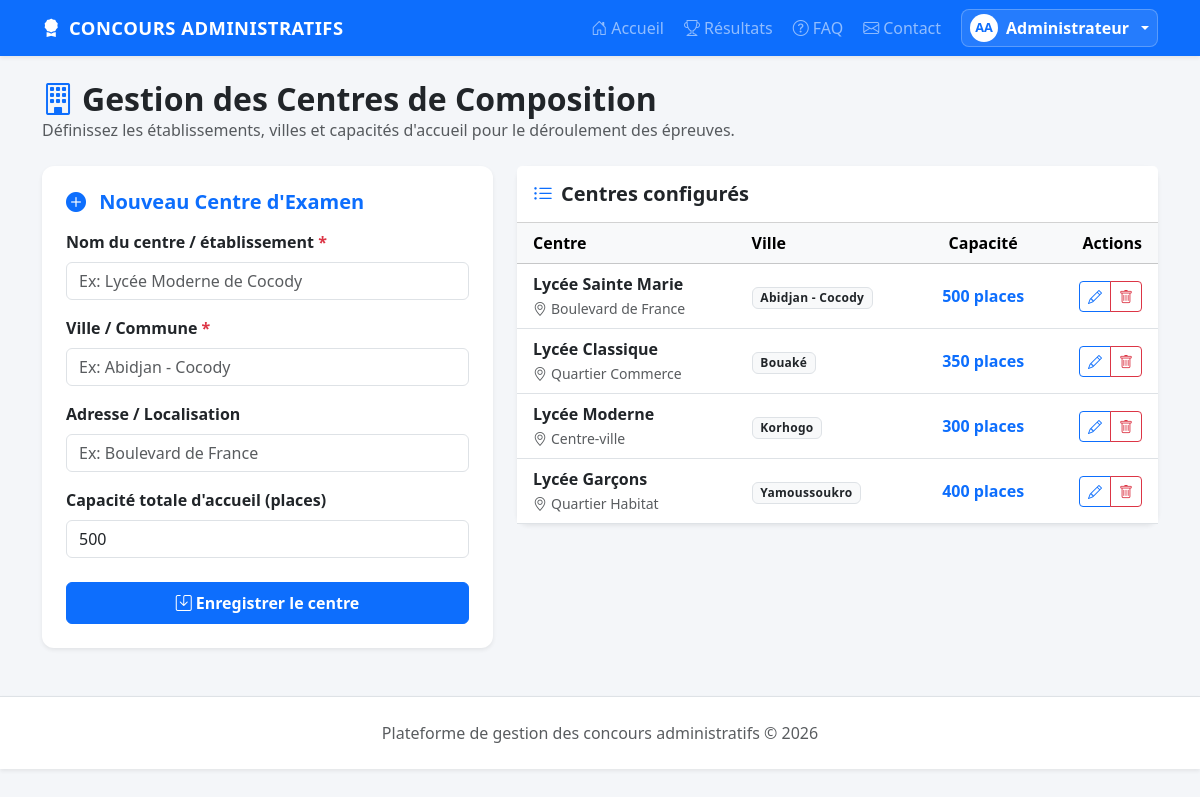
/admin/centres.php (signed in), run on the app's committed database.
### tables this page shows
CREATE TABLE IF NOT EXISTS centres (
    id INT AUTO_INCREMENT PRIMARY KEY,
    nom VARCHAR(150) NOT NULL,
    ville VARCHAR(100) NOT NULL,
    adresse VARCHAR(255) NULL,
    capacite INT DEFAULT 500,
    created_at TIMESTAMP DEFAULT CURRENT_TIMESTAMP
);

### admin/centres.php (the view, shortened to what this page needs)
<?php
require '../config/database.php';
$editCentre = null;
$centresList = $pdo->query("SELECT * FROM centres ORDER BY ville ASC, nom ASC")->fetchAll();
require '../includes/header.php';
?>
<div class="d-flex justify-content-between align-items-center mb-4 flex-wrap gap-2">
    <div>
        <h1 class="h2 fw-bold text-dark m-0"><i class="bi bi-building text-primary me-2"></i>Gestion des Centres de Composition</h1>
        <p class="text-muted m-0">Définissez les établissements, villes et capacités d'accueil pour le déroulement des épreuves.</p>
    </div>
</div>
<div class="row g-4">
    <div class="col-lg-5">
        <div class="card p-4 shadow-sm border-0">
            <h4 class="h5 fw-bold text-primary mb-3">
                <i class="bi <?= $editCentre ? 'bi-pencil-square' : 'bi-plus-circle-fill' ?> me-2"></i>
                <?= $editCentre ? 'Modifier le centre' : 'Nouveau Centre d\'Examen' ?>
            </h4>
            <form method="post" action="centres.php" class="needs-validation" novalidate>
                <div class="mb-3">
                    <label class="form-label fw-bold">Nom du centre / établissement <span class="text-danger">*</span></label>
                    <input type="text" name="nom" class="form-control" value="<?= htmlspecialchars($editCentre['nom'] ?? '') ?>" placeholder="Ex: Lycée Moderne de Cocody" required>
                </div>
                <div class="mb-3">
                    <label class="form-label fw-bold">Ville / Commune <span class="text-danger">*</span></label>
                    <input type="text" name="ville" class="form-control" value="<?= htmlspecialchars($editCentre['ville'] ?? '') ?>" placeholder="Ex: Abidjan - Cocody" required>
                </div>
                <div class="mb-3">
                    <label class="form-label fw-bold">Adresse / Localisation</label>
                    <input type="text" name="adresse" class="form-control" value="<?= htmlspecialchars($editCentre['adresse'] ?? '') ?>" placeholder="Ex: Boulevard de France">
                </div>
                <div class="mb-4">
                    <label class="form-label fw-bold">Capacité totale d'accueil (places)</label>
                    <input type="number" name="capacite" class="form-control" value="<?= (int)($editCentre['capacite'] ?? 500) ?>" min="10" required>
                </div>
                <button class="btn btn-primary w-100 fw-bold py-2" type="submit">
                    <i class="bi bi-save me-1"></i><?= $editCentre ? 'Mettre à jour' : 'Enregistrer le centre' ?>
                </button>
            </form>
        </div>
    </div>
    <div class="col-lg-7">
        <div class="card shadow-sm border-0">
            <div class="card-header bg-white py-3">
                <h5 class="fw-bold text-dark m-0"><i class="bi bi-list-ul me-2 text-primary"></i>Centres configurés</h5>
            </div>
            <div class="card-body p-0">
                <div class="table-responsive">
                    <table class="table table-hover align-middle mb-0">
                        <thead class="table-light">
                            <tr>
                                <th class="ps-3">Centre</th>
                                <th>Ville</th>
                                <th class="text-center">Capacité</th>
                                <th class="text-end pe-3">Actions</th>
                            </tr>
                        </thead>
                        <tbody>
                            <?php foreach ($centresList as $ctr): ?>
                                <tr>
                                    <td class="ps-3">
                                        <strong class="text-dark d-block"><?= htmlspecialchars($ctr['nom']) ?></strong>
                                        <small class="text-muted"><i class="bi bi-geo-alt me-1"></i><?= htmlspecialchars($ctr['adresse'] ?? 'Adresse non spécifiée') ?></small>
                                    </td>
                                    <td><span class="badge bg-light text-dark border"><?= htmlspecialchars($ctr['ville']) ?></span></td>
                                    <td class="text-center fw-bold text-primary"><?= number_format($ctr['capacite'], 0, ',', ' ') ?> places</td>
                                    <td class="text-end pe-3">
                                        <div class="btn-group btn-group-sm">
                                            <a href="centres.php?edit=<?= $ctr['id'] ?>" class="btn btn-outline-primary" title="Modifier">
                                                <i class="bi bi-pencil"></i>
                                            </a>
                                            <a href="centres.php?delete_centre=<?= $ctr['id'] ?>" class="btn btn-outline-danger" onclick="return confirm('Supprimer ce centre ?')" title="Supprimer">
                                                <i class="bi bi-trash"></i>
                                            </a>
                                        </div>
                                    </td>
                                </tr>
                            <?php endforeach; ?>
                        </tbody>
                    </table>
                </div>
            </div>
        </div>
    </div>
</div>
<?php require '../includes/footer.php'; ?>

### includes/header.php (shortened to what this page needs)
<?php
$baseUrl = defined('BASE_URL') ? BASE_URL : '/';
?>
<!doctype html>
<html lang="fr">
<head>
    <link href="https://cdn.jsdelivr.net/npm/bootstrap@5.3.3/dist/css/bootstrap.min.css" rel="stylesheet">
    <link href="https://cdn.jsdelivr.net/npm/bootstrap-icons@1.11.3/font/bootstrap-icons.min.css" rel="stylesheet">
    <link href="<?= $baseUrl ?>assets/css/style.css" rel="stylesheet">
</head>
<body>
<nav class="navbar navbar-expand-lg navbar-dark bg-primary shadow-sm sticky-top">
    <div class="container">
        <a class="navbar-brand fw-bold d-flex align-items-center gap-2" href="<?= $baseUrl ?>index.php">
            <i class="bi bi-award-fill"></i>
            <span>CONCOURS ADMINISTRATIFS</span>
        </a>
        <div class="collapse navbar-collapse" id="mainNav">
            <ul class="navbar-nav ms-auto align-items-lg-center gap-1">
                <li class="nav-item">
                    <a class="nav-link" href="<?= $baseUrl ?>index.php"><i class="bi bi-house-door me-1"></i>Accueil</a>
                </li>
                <li class="nav-item">
                    <a class="nav-link" href="<?= $baseUrl ?>resultats.php"><i class="bi bi-trophy me-1"></i>Résultats</a>
                </li>
                <li class="nav-item">
                    <a class="nav-link" href="<?= $baseUrl ?>faq.php"><i class="bi bi-question-circle me-1"></i>FAQ</a>
                </li>
                <li class="nav-item">
                    <a class="nav-link" href="<?= $baseUrl ?>contact.php"><i class="bi bi-envelope me-1"></i>Contact</a>
                </li>
                <?php if (!empty($_SESSION['user'])): ?>
                    <?php
                        $user = $_SESSION['user'];
                        $userInitials = strtoupper(substr($user['prenom'], 0, 1) . substr($user['nom'], 0, 1));
                    ?>
                    <li class="nav-item dropdown">
                        <a class="nav-link dropdown-toggle text-white fw-semibold d-flex align-items-center gap-2 px-2 py-1 rounded-3 bg-white bg-opacity-10 border border-light border-opacity-25 ms-lg-2" href="#" id="userDrop" role="button" data-bs-toggle="dropdown" aria-expanded="false">
                            <span class="bg-white text-primary rounded-circle d-inline-flex align-items-center justify-content-center fw-bold" style="width: 28px; height: 28px; font-size: 0.8rem;">
                                <?= $userInitials ?>
                            </span>
                            <span class="d-none d-sm-inline"><?= htmlspecialchars($user['prenom']) ?></span>
                        </a>
                    </li>
                <?php endif; ?>
            </ul>
        </div>
    </div>
</nav>
<main class="container py-4 min-vh-100-container">

### includes/footer.php (shortened to what this page needs)
</main>
<footer class="border-top py-4 mt-auto bg-white text-center text-muted shadow-sm">
    <div class="container">
        <p class="mb-0">Plateforme de gestion des concours administratifs &copy; <?= date('Y') ?></p>
    </div>
</footer>
</body>
</html>

### assets/css/style.css (style rules this page uses)
body { background-color: #f4f6f9; font-family: 'Segoe UI', system-ui, -apple-system, sans-serif; color: #212529; }
.card { border: 0; border-radius: 12px; box-shadow: 0 4px 12px rgba(0, 0, 0, 0.05); transition: transform 0.2s ease, box-shadow 0.2s ease; }
.table { vertical-align: middle; }
.badge { font-weight: 600; letter-spacing: 0.3px; }
.navbar-brand { font-size: 1.15rem; letter-spacing: 0.5px; }
.min-vh-100-container { min-height: calc(100vh - 160px); }

### data on the page
centres: nom "Lycée Sainte Marie", adresse "Boulevard de France", ville "Abidjan - Cocody", capacite "500"
centres: nom "Lycée Classique", adresse "Quartier Commerce", ville "Bouaké", capacite "350"
centres: nom "Lycée Moderne", adresse "Centre-ville", ville "Korhogo", capacite "300"
centres: nom "Lycée Garçons", adresse "Quartier Habitat", ville "Yamoussoukro", capacite "400"

### other printed values
$userInitials "AA"
$user['prenom'] "Administrateur"
